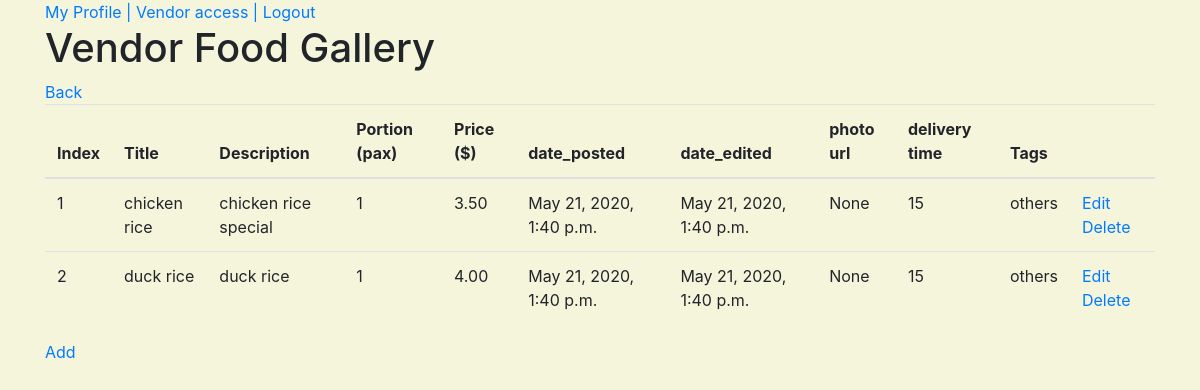
The page /vendor/profiles/2/food_gallery (signed in) on the database as committed earlier.
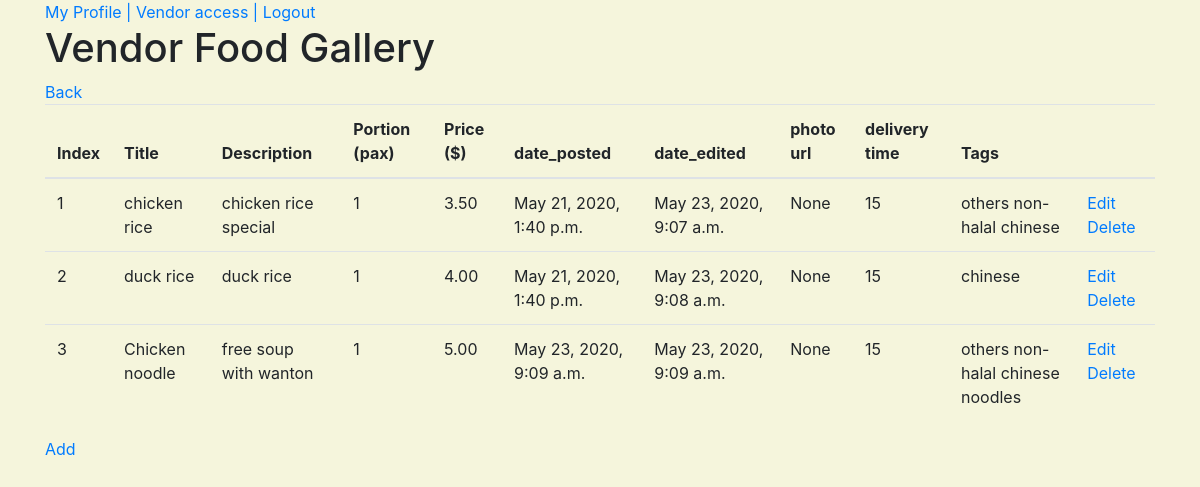
The same page on the database as committed later.
### food/models.py (models this page shows, shortened)
class Food(models.Model):
    vendor = models.ForeignKey(Vendor, null=False, blank=False, on_delete=models.CASCADE)
    tag = models.ManyToManyField(Tag)
    title = models.CharField(max_length=100, null=False, blank=False)
    description = models.TextField(null=False, blank=False)
    portion = models.PositiveSmallIntegerField( validators=[MinValueValidator(1), MaxValueValidator(99)] , default=1, null=False, blank=False )
    price = models.DecimalField(max_digits=8, decimal_places=2, null=False, blank=False)
    date_posted = models.DateTimeField(auto_now_add=True)
    date_edited = models.DateTimeField(auto_now_add=True)
    photo_url = models.URLField(max_length=1024, null=True, blank=True)
    delivery_time = models.DecimalField(max_digits=3, decimal_places=0, null=False, blank=False)

class Tag(models.Model):
    title = models.CharField(max_length=100, null=False, blank=False)
    def __str__(self):
        return self.title

### food/views.py (the view)
# urls.py: path('profiles/<vendor_profile_id>/food_gallery', food.views.view_vendor_food_gallery, name='view_vendor_food_gallery_route'),
@login_required
def view_vendor_food_gallery(request, vendor_profile_id):
    vendor_food_gallery = Food.objects.filter(vendor__id=vendor_profile_id)
    return render(request, "food/vendor_food_gallery.html", {
        "foods": vendor_food_gallery,
        "vendor_profile_id": vendor_profile_id
    })

### food/templates/food/vendor_food_gallery.html (shortened to what this page needs)
{% extends 'base_template.html' %}
{%block content%}
<h1> Vendor Food Gallery </h1>
<a href="{% url 'view_vendor_profiles_route' %}"> Back </a>
<table class="table">
    <thead>
        <th> Index </th>
        <th> Title </th>
        <th> Description </th>
        <th> Portion (pax) </th>
        <th> Price ($) </th>
        <th> date_posted </th>
        <th> date_edited </th>
        <th> photo url </th>
        <th> delivery time </th>
        <th> Tags </th>
        <th> &nbsp; </th>
    </thead>
    {%for i in foods %}
    <tr>
        <td> {{forloop.counter}} </td>
        <td> {{i.title}} </td>
        <td> {{i.description}} </td>
        <td> {{i.portion}} </td>
        <td> {{i.price}} </td>
        <td> {{i.date_posted}} </td>
        <td> {{i.date_edited}} </td>
        <td> {{i.photo_url}} </td>
        <td> {{i.delivery_time}} </td>
        <td> {%for j in i.tag.all%} {{j}} {%endfor%} </td>
        <td> <a href="{%url 'edit_vendor_food_route' vendor_profile_id=vendor_profile_id vendor_food_id=i.id %}" > Edit </a>
            <a href="{%url 'delete_vendor_food_route' vendor_profile_id=vendor_profile_id vendor_food_id=i.id %}"> Delete </a> </td>
    </tr>
    {%endfor%}
</table>
<a href="{%url 'add_vendor_food_route' vendor_profile_id=vendor_profile_id %}"> Add </a>
{%endblock%}

Rows that differ between the two databases and show on the page:
changed Food "chicken rice": date_edited "May 21, 2020, 1:40 p.m." → "May 23, 2020, 9:07 a.m."
now on this page (row unchanged): Tag: title "non-halal"
now on this page (row unchanged): Tag: title "chinese"
changed Food "duck rice": date_edited "May 21, 2020, 1:40 p.m." → "May 23, 2020, 9:08 a.m."; loses Tag (title "others")
added Food: title "Chicken noodle", description "free soup with wanton", portion "1", price "5.00", date_posted "May 23, 2020, 9:09 a.m.", date_edited "May 23, 2020, 9:09 a.m.", photo_url "None", delivery_time "15", Tag (title "others")
now on this page (row unchanged): Tag: title "noodles", shown under "Chicken noodle"
